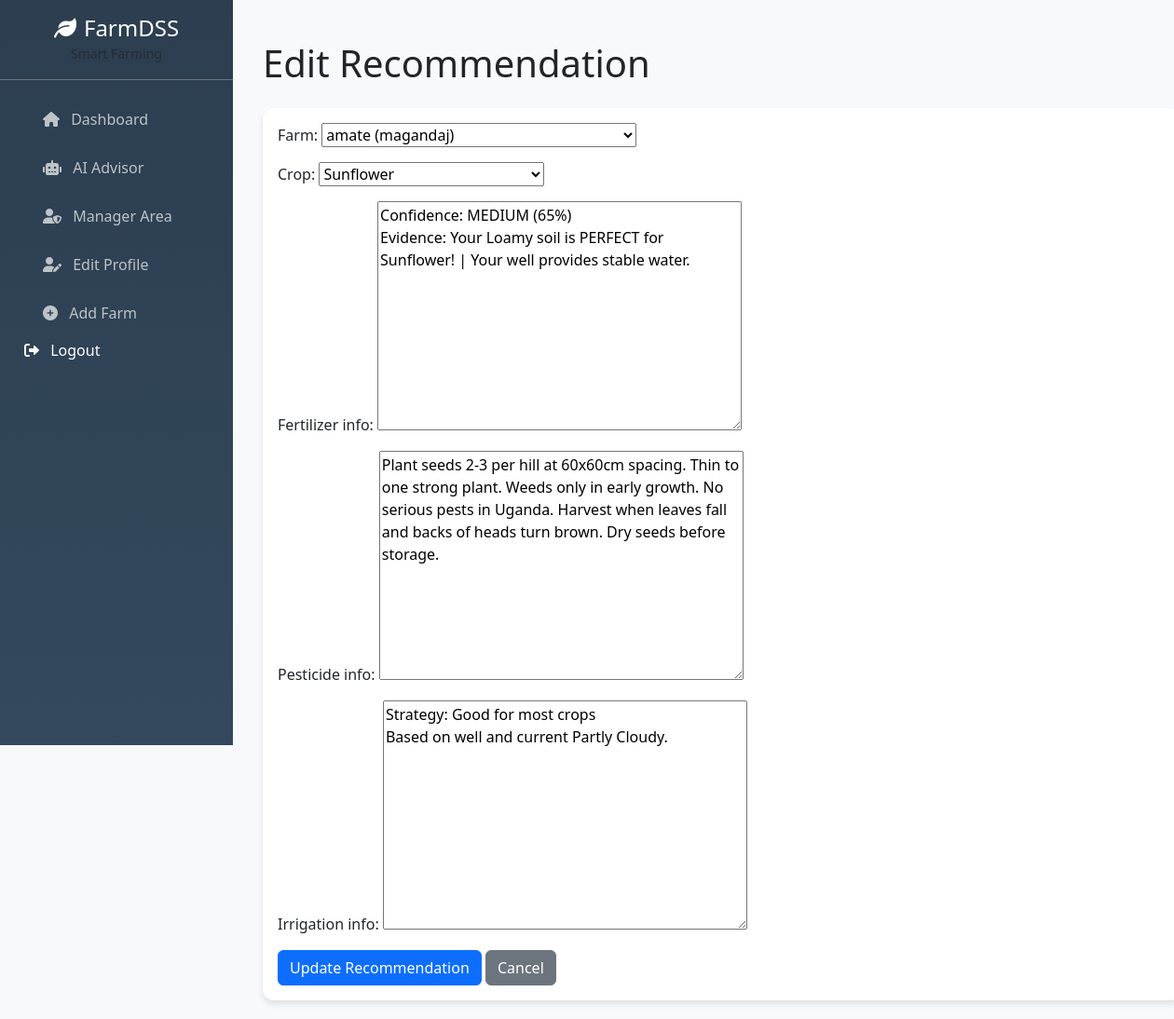
Page /recommendation/edit/24/ (signed in) on the committed database.
### core/models.py (models this page shows, shortened)
class Recommendation(models.Model):
    RECOMMENDATION_TYPES = [
        ('crop', 'Crop'),
        ('livestock', 'Livestock'),
    ]
    farm = models.ForeignKey(Farm, on_delete=models.CASCADE)
    recommendation_type = models.CharField(max_length=50, choices=RECOMMENDATION_TYPES, default='crop')
    crop = models.ForeignKey(Crop, on_delete=models.CASCADE, null=True, blank=True)
    livestock = models.ForeignKey(Livestock, on_delete=models.CASCADE, null=True, blank=True)
    fertilizer_info = models.TextField(blank=True)
    pesticide_info = models.TextField(blank=True)
    irrigation_info = models.TextField(blank=True)
    soil_analysis = models.TextField(blank=True, help_text="Soil suitability analysis")
    weather_outlook = models.TextField(blank=True, help_text="Local weather & climate data")
    market_insights = models.TextField(blank=True, help_text="Market price insights for Uganda")
    created_at = models.DateTimeField(auto_now_add=True, db_index=True)
    class Meta:
        verbose_name_plural = "Recommendations"
        ordering = ['-created_at']

### core/views.py (the view)
# urls.py: path('recommendation/edit/<int:rec_id>/', views.edit_recommendation, name='admin_edit_recommendation'),
@staff_member_required
def edit_recommendation(request, rec_id=None):
    recommendation = None
    if rec_id:
        recommendation = get_object_or_404(Recommendation, id=rec_id)
    if request.method == 'POST':
        form = RecommendationForm(request.POST, instance=recommendation)
        if form.is_valid():
            form.save()
            action = "updated" if recommendation else "created"
            logger.info(f"Recommendation {action}!")
            messages.success(request, f"Recommendation successfully {action}!")
            return redirect('manager_dashboard')
    else:
        form = RecommendationForm(instance=recommendation)
    return render(request, 'core/edit_recommendation.html', {
        'form': form,
        'recommendation': recommendation,
        'is_manager': True
    })

### core/forms.py
class RecommendationForm(forms.ModelForm):
    class Meta:
        model = Recommendation
        fields = ['farm', 'crop', 'fertilizer_info', 'pesticide_info', 'irrigation_info']
    def __init__(self, *args, **kwargs):
        super().__init__(*args, **kwargs)
        try:
            optional_fields = ['livestock', 'recommendation_type', 'soil_analysis', 'weather_outlook', 'market_insights']
            for field in optional_fields:
                if hasattr(Recommendation, field):
                    if field == 'recommendation_type':
                        from .models import Recommendation
                        self.fields[field] = forms.ChoiceField(choices=Recommendation.RECOMMENDATION_TYPES, required=False)
                    else:
                        self.fields[field] = forms.CharField(widget=forms.Textarea(), required=False)
                    self.Meta.fields.append(field)
        except Exception as e:
            pass

### core/models.py (called while the page is built)
    def __str__(self):
        return f"{self.name} ({self.farmer.user.username})"

    def __str__(self):
        return self.name

### core/templates/core/edit_recommendation.html (shortened to what this page needs)
{% extends 'core/base.html' %}
{% block content %}
<div class="container mt-4">
    <h1 class="mb-4">
        {% if recommendation %}Edit{% else %}Add New{% endif %} Recommendation
    </h1>
    <div class="card">
        <div class="card-body">
            <form method="post">
                {{ form.as_p }}
                <div class="mt-3">
                    <button type="submit" class="btn btn-primary">
                        {% if recommendation %}Update{% else %}Create{% endif %} Recommendation
                    </button>
                    <a href="{% url 'manager_dashboard' %}" class="btn btn-secondary">Cancel</a>
                </div>
            </form>
        </div>
    </div>
</div>
{% endblock %}

### core/templates/core/base.html (style rules this page uses)
* { -webkit-tap-highlight-color: transparent; }
body { background-color: #f8f9fa; min-height: 100vh; overflow-x: hidden; }
.card { border: none; box-shadow: 0 4px 6px rgba(0,0,0,0.1); border-radius: 12px; }

### rows in the picture
Recommendation: farm "amate (magandaj)", crop "Sunflower", fertilizer_info "Confidence: MEDIUM (65%) Evidence: Your Loamy soil is PERFECT for Sunflower! | Your well provides stable water.", pesticide_info "Plant seeds 2-3 per hill at 60x60cm spacing. Thin to one strong plant. Weeds only in early growth. No serious pests in Uganda. Harvest when leaves fall and backs of heads turn brown. Dry seeds before storage.", irrigation_info "Strategy: Good for most crops Based on well and current Partly Cloudy."
